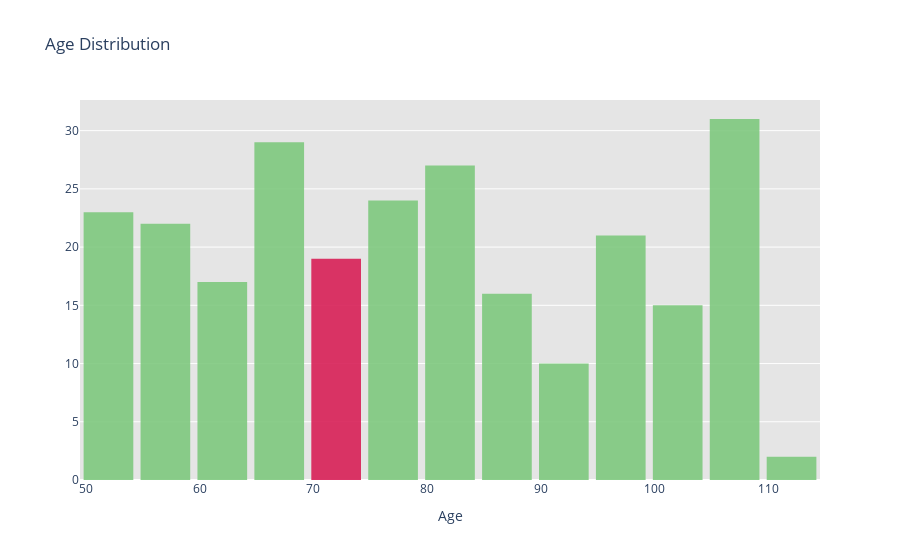

Source (notebook cell):
### Code cell
colors = ['#7fc97f',] * 13
colors[4] = '#d82057'

fig = go.Figure()

fig.add_trace(go.Histogram(histfunc="count",
    x=df_sample['Age'],
    name='Age', # name used in legend and hov
    marker_color=colors,
    opacity=0.9
))

fig.update_layout(
    xaxis_title_text='Age', # xaxis label
    title='Age Distribution',
    bargap=0.1, # gap between bars of adjacent location coordinates
    bargroupgap=0.03, # gap between bars of the same location coordinates
    plot_bgcolor='#e5e5e5'
)

fig.show()

### Figure 1 — Plotly figure (JSON) as saved in the notebook; plotly's stock layout.template omitted (floating-point values rounded to 4 significant figures; data arrays with more than 128 entries replaced by an {"elided": "..."} marker saying what was removed)
{"data": [{"histfunc": "count", "marker": {"color": ["#7fc97f", "#7fc97f", "#7fc97f", "#7fc97f", "#d82057", "#7fc97f", "#7fc97f", "#7fc97f", "#7fc97f", "#7fc97f", "#7fc97f", "#7fc97f", "#7fc97f"]}, "name": "Age", "opacity": 0.9, "type": "histogram", "x": {"elided": "256 int values"}}], "layout": {"bargap": 0.1, "bargroupgap": 0.03, "plot_bgcolor": "#e5e5e5", "title": {"text": "Age Distribution"}, "xaxis": {"title": {"text": "Age"}}}}
